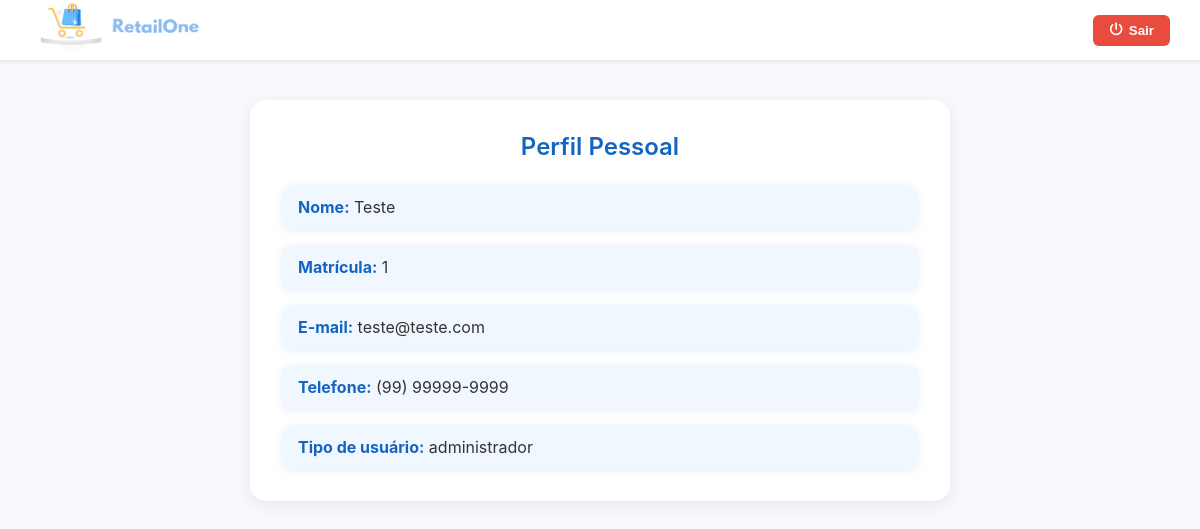
Screenshot of /perfil.php (signed in) with the database file from the repository.
### tables this page shows
CREATE TABLE IF NOT EXISTS `usuario` (
    `matricula` int(11) NOT NULL PRIMARY KEY,
    `nome` VARCHAR(100) NOT NULL,
    `email` VARCHAR(100) NOT NULL,
    `telefone` VARCHAR(15) NOT NULL,
    `senha` VARCHAR(100) NOT NULL,
    `tipo_usuario` ENUM('administrador','padrao') NOT NULL DEFAULT 'padrao'
);

### perfil.php (the view, shortened to what this page needs)
<?php
include_once('includes/conexao.php');
$matricula = $_SESSION['matricula'];
$sql = "SELECT nome, email, telefone, tipo_usuario FROM usuario WHERE matricula = ?";
$stmt = $conexao->prepare($sql);
$stmt->bind_param("i", $matricula);
$stmt->execute();
$result = $stmt->get_result();
$usuario = $result->fetch_assoc();
$nome = htmlspecialchars($usuario['nome']);
$email = htmlspecialchars($usuario['email']);
$telefone = htmlspecialchars($usuario['telefone']);
$tipo_usuario = htmlspecialchars($usuario['tipo_usuario']);
?>
<!DOCTYPE html>
<html lang="pt-br">
<head>
    <link rel="stylesheet" href="css/perfil.css">
    <link rel="stylesheet" href="https://cdnjs.cloudflare.com/ajax/libs/font-awesome/6.4.0/css/all.min.css">
</head>
<body>
    <?php include 'includes/nav.php' ?>
    <main class="container">
        <h2>Perfil Pessoal</h2>
        <div class="perfil-info">
            <p><strong>Nome:</strong> <?= $nome ?></p>
            <p><strong>Matrícula:</strong> <?= $matricula ?></p>
            <p><strong>E-mail:</strong> <?= $email ?></p>
            <p><strong>Telefone:</strong> <?= $telefone ?></p>
            <p><strong>Tipo de usuário:</strong> <?= $tipo_usuario ?></p>
        </div>
    </main>
</body>
</html>

### css/perfil.css (style rules this page uses)
body { background: #e6f0ff; font-family: "Poppins", sans-serif; margin: 0; padding: 0; color: #212529; }
.container { width: 90%; max-width: 700px; margin: 40px auto; background: #fff; border-radius: 16px; box-shadow: 0 4px 16px rgba(0, 0, 64, 0.08); padding: 32px; text-align: center; }
h2 { color: #1565c0; margin-bottom: 24px; font-weight: 600; }
.perfil-info { display: flex; flex-direction: column; gap: 16px; font-size: 16px; text-align: left; }
.perfil-info p { background-color: #f1f7ff; padding: 12px 16px; border-radius: 10px; box-shadow: 0 2px 8px rgba(21, 101, 192, 0.1); transition: transform 0.2s, box-shadow 0.2s; }
.perfil-info strong { color: #1565c0; }

### css/nav.css (style rules this page uses)
* { margin: 0; padding: 0; box-sizing: border-box; }
body { font-family: 'Inter', sans-serif; background: #f7f9fc; color: #333; }

### rows the page displays
usuario: nome "Teste", email "teste@teste.com", telefone "(99) 99999-9999", tipo_usuario "administrador"

### other values shown
$matricula "1"
